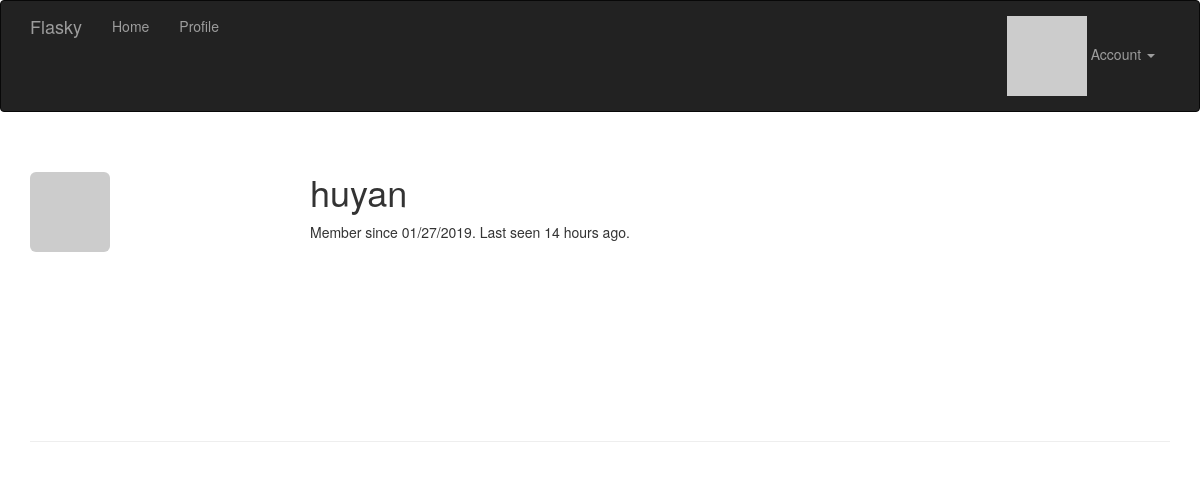
The page /user/huyan (signed in) on the database as committed earlier.
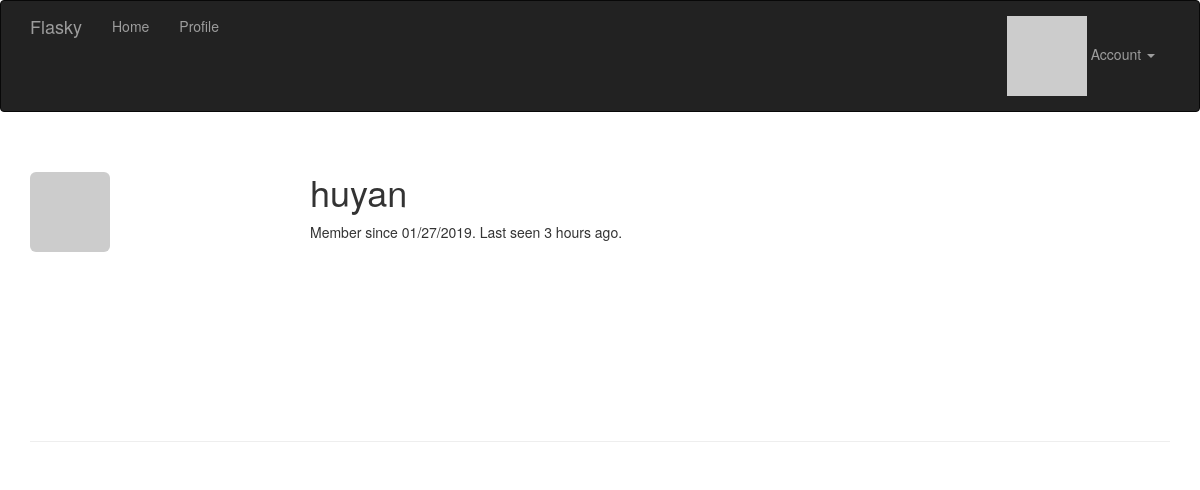
The same page on the database as committed later.
### app/model.py (models this page shows, shortened)
class User(UserMixin,db.Model):
    __tablename__ = 'users'
    id = db.Column(db.Integer,primary_key=True)
    email = db.Column(db.String(64), unique=True, index=True)
    username = db.Column(db.String(64),unique=True)
    role_id = db.Column(db.Integer,db.ForeignKey('roles.id'))
    password_hash = db.Column(db.String(128))
    name = db.Column(db.String(64))  #用户真实姓名
    location = db.Column(db.String(64))  #用户所在地
    about_me = db.Column(db.Text())  #自我介绍
    member_since = db.Column(db.DateTime(),default=datetime.utcnow)  #注册日期
    last_seen = db.Column(db.DateTime(),default=datetime.utcnow)  #最后访问时间
    avatar_hash = db.Column(db.String(32))
    posts = db.relationship('Post',backref='author',lazy='dynamic')
    def can(self,permissions):
        return self.role is not None and (self.role.permissions & permissions) == permissions
    def is_administrator(self):
        return self.can(Permissions.ADMINISTER)
    class AnonymousUser(AnonymousUserMixin):
        def can(self,permissions):
            return False
        def is_administrator(self):
            return False
    login_manager.anonymous_user = AnonymousUser
    def gravatar(self,size=100,default='identicon',rating='g'):
        if request.is_secure:
            url = 'https://secure.gravatar.com/avatar'
        else:
            url = 'http://www.gravatar.com/avatar'
        hash = self.avatar_hash or hashlib.md5(self.email.encode('utf-8')).hexdigest()
        return '{url}/{hash}?s={size}&d={default}&r={rating}'.format(url=url,hash=hash,size=size,default=default,rating=rating)
    def ping(self):
        self.last_seen = datetime.utcnow()
        db.session.add(self)
    @property
    def password(self):
        raise AttributeError('password is not a readable attribute')

### app/main/views.py (the view)
@main.route('/user/<username>')
@login_required
def user(username):
    user = User.query.filter_by(username=username).first()
    if user is None:
        abort(404)
    return render_template('main/user.html',user=user)

### app/auth/views.py (called while the page is built)
@auth.before_app_request
def before_request():
    if current_user.is_authenticated:
        current_user.ping()

### app/main/__init__.py (called while the page is built)
@main.app_context_processor
def inject_permissions():
    return dict(Permissions=Permissions)

### app/model.py (called while the page is built)
@login_manager.user_loader
def load_user(user_id):
    return User.query.get(int(user_id))

### app/templates/main/user.html (shortened to what this page needs)
{% extends "base.html" %}
{% block page_content %}
<div class="page-header">
    <img class="img-rounded profile-thumbnail" src="{{ user.gravatar(size=256) }}">
    <div class="profile-header">
        <h1>{{ user.username }}</h1>
        <p>Member since {{ moment(user.member_since).format('L') }}. Last seen {{ moment(user.last_seen).fromNow() }}.</p>
    </div>
</div>
{% endblock %}

### app/templates/base.html (shortened to what this page needs)
{% extends "bootstrap/base.html" %}
{% block head %}
{{ super() }}
<link rel="stylesheet" type="text/css" href="{{ url_for('static', filename='styles.css') }}">
{% endblock %}
{% block navbar %}
<div class="navbar navbar-inverse" role="navigation">
    <div class="container">
        <div class="navbar-header">
            <a class="navbar-brand" href="{{ url_for('main.index') }}">Flasky</a>
        </div>
        <div class="navbar-collapse collapse">
            <ul class="nav navbar-nav">
                <li><a href="{{ url_for('main.index') }}">Home</a></li>
                {% if current_user.is_authenticated %}
                <li><a href="{{ url_for('main.user', username=current_user.username) }}">Profile</a></li>
                {% endif %}
            </ul>
            <ul class="nav navbar-nav navbar-right">
                {% if current_user.is_authenticated %}
                <li class="dropdown">
                    <a href="#" class="dropdown-toggle" data-toggle="dropdown">
                        <img src="{{ current_user.gravatar(size=18) }}">
                        Account <b class="caret"></b>
                    </a>
                </li>
                {% else %}
                <li><a href="{{ url_for('auth.login') }}">Log In</a></li>
                {% endif %}
            </ul>
        </div>
    </div>
</div>
{% endblock %}
{% block content %}
<div class="container">
    {% block page_content %}{% endblock %}
</div>
{% endblock %}

### app/statc/styles.css (style rules this page uses)
.profile-thumbnail { position: absolute; }
.profile-header { min-height: 260px; margin-left: 280px; }

Rows that differ between the two databases and show on the page:
changed User "huyan": last_seen "14 hours ago" → "3 hours ago"
